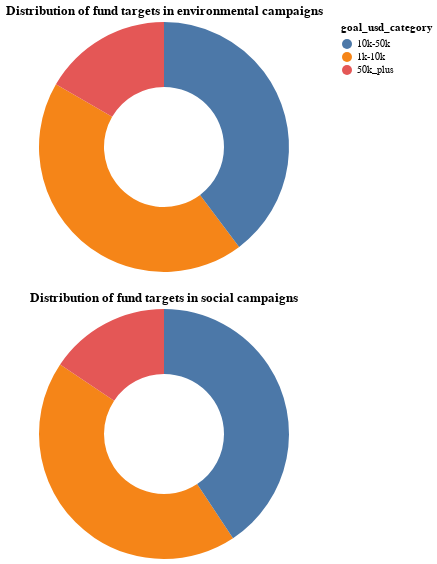

Write notebook code for a chart like this one.
### Markdown cell above
Similar trends are observed for both social and environmental campaigns. Almost <span style="color: red">3/4ths</span> of campaigns of both type <span style="color: red">failed to acquire the required funding </span>. Almost <span style="color: green">1/4th </span>of the campaigns from both categories were <span style="color: green">success</span>- they acquired maximum upto 300% of the requested funding. A very <span style="color: cyan">small percentage of the campaigns</span> acquired <span style="color: cyan">more than atleast 300% funding</span>.

### Code cell
# Distribution of funding target amounts for environmentally relevant campaigns
target_amounts_counts_envt = df_envt['goal_usd_category'].value_counts().reset_index()
target_amounts_counts_envt.columns = ['goal_usd_category', 'count']  # Rename columns for clarity


pie_chart_envt = alt.Chart(target_amounts_counts_envt).mark_arc(innerRadius=60).encode(
    theta=alt.Theta(field="count", type="quantitative"),  # The angle of the arc
    color=alt.Color(field="goal_usd_category", type="nominal"),  # Color by main_category
    tooltip=['goal_usd_category', 'count']  # Show tooltips for additional info
).properties(
    width=250,
    height=250,
    title='Distribution of fund targets in environmental campaigns'
)

# Distribution of funding target amounts  for socially relevant campaigns
target_amounts_counts_social = df_social['goal_usd_category'].value_counts().reset_index()
target_amounts_counts_social.columns = ['goal_usd_category', 'count']  # Rename columns for clarity


pie_chart_social = alt.Chart(target_amounts_counts_social).mark_arc(innerRadius=60).encode(
    theta=alt.Theta(field="count", type="quantitative"),  # The angle of the arc
    color=alt.Color(field="goal_usd_category", type="nominal"),  # Color by main_category
    tooltip=['goal_usd_category', 'count']  # Show tooltips for additional info
).properties(
    width=250,
    height=250,
    title='Distribution of fund targets in social campaigns'
)

combined_charts = alt.vconcat(pie_chart_envt, pie_chart_social).configure_view(
    strokeWidth=0
)
combined_charts

### Figure 1 — Vega-Lite specification as saved in the notebook (floating-point values rounded to 4 significant figures)
{"config": {"view": {"continuousWidth": 300, "continuousHeight": 300, "strokeWidth": 0}}, "vconcat": [{"data": {"name": "data-709945515096abb421517f9a9b0c497b"}, "mark": {"type": "arc", "innerRadius": 60}, "encoding": {"color": {"field": "goal_usd_category", "type": "nominal"}, "theta": {"field": "count", "type": "quantitative"}, "tooltip": [{"field": "goal_usd_category", "type": "nominal"}, {"field": "count", "type": "quantitative"}]}, "height": 250, "title": "Distribution of fund targets in environmental campaigns", "width": 250}, {"data": {"name": "data-3c315d76ae59a005de55bed124582563"}, "mark": {"type": "arc", "innerRadius": 60}, "encoding": {"color": {"field": "goal_usd_category", "type": "nominal"}, "theta": {"field": "count", "type": "quantitative"}, "tooltip": [{"field": "goal_usd_category", "type": "nominal"}, {"field": "count", "type": "quantitative"}]}, "height": 250, "title": "Distribution of fund targets in social campaigns", "width": 250}], "$schema": "https://vega.github.io/schema/vega-lite/v5.17.0.json", "datasets": {"data-709945515096abb421517f9a9b0c497b": [{"goal_usd_category": "1k-10k", "count": 457}, {"goal_usd_category": "10k-50k", "count": 416}, {"goal_usd_category": "50k_plus", "count": 174}], "data-3c315d76ae59a005de55bed124582563": [{"goal_usd_category": "1k-10k", "count": 305}, {"goal_usd_category": "10k-50k", "count": 284}, {"goal_usd_category": "50k_plus", "count": 109}]}}
